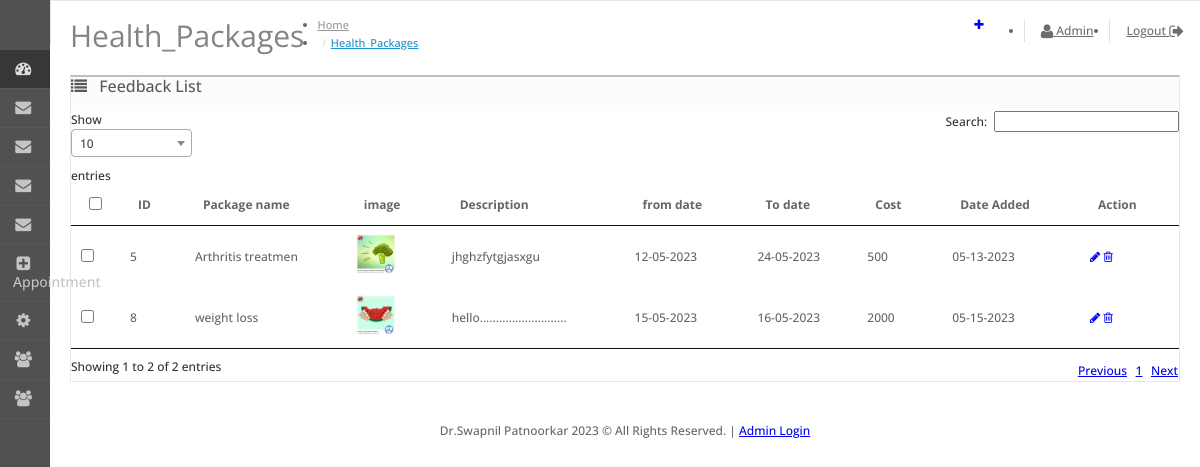
Page /admin/Health_Packages/health_packages.php (signed in) on the committed database.
### tables this page shows
CREATE TABLE `health_packages` (
  `id` int(11) NOT NULL,
  `gallery_image` varchar(200) NOT NULL,
  `description` text NOT NULL,
  `package_name` varchar(200) NOT NULL,
  `fromdate` date NOT NULL,
  `todate` date NOT NULL,
  `cost` int(11) NOT NULL,
  `date_added` timestamp NOT NULL DEFAULT current_timestamp() ON UPDATE current_timestamp()
);

CREATE TABLE `oc_master_company` (
  `id` int(11) NOT NULL,
  `company_name` varchar(100) NOT NULL,
  `address1` varchar(300) NOT NULL,
  `address2` varchar(300) NOT NULL,
  `area` varchar(100) NOT NULL,
  `city` varchar(100) NOT NULL,
  `pincode` int(11) NOT NULL,
  `state` varchar(100) NOT NULL,
  `contact_person` varchar(100) NOT NULL,
  `email` varchar(100) NOT NULL,
  `mobile` varchar(100) NOT NULL,
  `logo` varchar(100) NOT NULL,
  `gstn` varchar(100) NOT NULL,
  `pan` varchar(100) NOT NULL,
  `sms_url` varchar(1000) NOT NULL,
  `sms_username` varchar(100) NOT NULL,
  `sms_password` varchar(100) NOT NULL,
  `sms_sender_id` varchar(100) NOT NULL,
  `email_url` varchar(1000) NOT NULL,
  `email_username` varchar(100) NOT NULL,
  `email_password` varchar(100) NOT NULL,
  `date_updated` timestamp NOT NULL DEFAULT current_timestamp()
);

### admin/config/base_path.php (called while the page is built)
<?php
$base_path = "http://localhost/Bigmark/drswapnilpatnoorkar/";
?>

### admin/Health_Packages/health_packages.php (the view, shortened to what this page needs)
<?php
   include('../config.php');
   include('../includes/head-js-css.php');
?>
<body>
   <div id="container">
   <?php include('../includes/header.php');
   include('../includes/left-menu.php');
   ?>
   <div id="content">
     <div class="page-header">
        <div class="container-fluid">
           <div class="pull-right">
              <a href="<?php echo $base_path;?>admin/Health_Packages/add_health_packages.php" data-toggle="tooltip" title="Add New" class="btn btn-primary"><i class="fa fa-plus"></i></a>
           </div>
           <h1>Health_Packages</h1>
           <ul class="breadcrumb">
              <li><a href="<?php echo $base_path;?>admin/access.php">Home</a></li>
              <li><a href="<?php echo $base_path;?>admin/Health_Packages/health_packages.php">Health_Packages</a></li>
           </ul>
        </div>
     </div>
     <div class="container-fluid">
        <div class="panel panel-default">
           <div class="panel-heading">
              <h3 class="panel-title"><i class="fa fa-list"></i>
               <?php
                  if(isset($_GET['edit']))
                  {
                     echo "Update Gallery";
                  }elseif(isset($_GET['delete'])){
                     echo "Delete Gallery";
                  }else{
                     echo "Feedback List";
                  }
               ?>
              </h3>
           </div>
           <div class="panel-body">
            <?php
            if(!isset($_GET['edit']) && !isset($_GET['delete']))
            {
            ?>
             <form method="post" enctype="multipart/form-data" target="_blank" id="form-order">
                <div class="col-lg-12 col-xs-12 table-responsive">
                   <table class="table  table-bordered table-hover" id="dataTables-example" style="width:100%;">
                     <thead>
                       <tr>
                         <td style="width: 1px;" class="text-center">
                           <input type="checkbox" onClick="$('input[name*=\'selected\']').prop('checked', this.checked);" />
                         </td>
                         <td class="text-right text-info"> ID</td>
                         <td class="text-left text-info">Package name</td>
                         <td class="text-left text-info">image</td>
                         <td class="text-left text-info">Description</td>
                         <td class="text-left text-info">from date</td>
                         <td class="text-left text-info">To date</td>
                         <td class="text-left text-info">Cost</td>
                         <td class="text-left text-info">Date Added</td>
                         <td class="text-right text-info">Action</td>
                       </tr>
                     </thead>
                     <tbody>
                        <?php
                        $sql  = 'SELECT * FROM `health_packages`';
                        $data = mysqli_query($db,$sql);
                        $num = mysqli_num_rows($data);
                        if($num>0)
                        {
                           for($i=1;$i<=$num;$i++)
                           {
                            $row = mysqli_fetch_assoc($data);
                            ?>
                             <tr>
                                 <td class="text-center"><input type="checkbox" name="selected[]" value="<?php echo $row['id'];?>" />
                                 <td class="text-right"><?php echo $row['id'];?></td>
                                 <td class="text-left"><?php echo $row['package_name'];?></td>
                                 <td class="text-left"><img src="<?php $base_path;?>gallery_images/<?php echo $row['gallery_image'];?>" target="_blank" height="40px"></td>
                                 <td class="text-left"><?php echo $row['description'];?></td>
                                 <td class="text-left"><?php echo date('d-m-Y',strtotime($row['fromdate']));?></td>
                                 <td class="text-left"><?php echo date('d-m-Y',strtotime($row['todate']));?></td>
                                 <td class="text-left"><?php echo $row['cost'];?></td>
                                 <td class="text-left"><?php echo date("m-d-Y",strtotime($row['date_added']));?></td>
                                 <td class="text-right">
                                   <a href="<?php $base_path;?>admin/Health_Packages/health_packages.php?edit&id=<?php echo $row['id'];?>" data-toggle="tooltip" title="Edit" class="btn btn-primary"><i class="fa fa-pencil"></i></a>
                                   <a href="<?php $base_path;?>admin/Health_Packages/health_packages.php?delete&id=<?php echo $row['id']; ?>" onClick="javascript:return confirm('Do you really want to Delete...?')" data-toggle="tooltip" title="Delete" class="btn btn-danger"><i class="fa fa-trash-o"></i></a>
                                 </td>
                             </td>
                             <?php
                           }
                        }
                        ?>
                     </tbody>
                   </table>
                </div>
             </form>
            <?php
            }
            ?>
           </div>
        </div>
     </div>
     <link href="view/javascript/jquery/datetimepicker/bootstrap-datetimepicker.min.css" type="text/css" rel="stylesheet" media="screen" />
      </div>
   <?php include('../includes/footer.php');?>
   </body></html>

### admin/includes/footer.php (shortened to what this page needs)
<footer id="footer">
 <?=isset($company) && $company['company_name']!=''?$company['company_name']:'<a href="http://bigmarkretail.com">bigmarkretail.com</a>'?>
 <?=date('Y')?> &copy; All Rights Reserved.
|
<a href="<?=$base_path?>admin">Admin Login</a>
</footer>
</div>
<link href="https://cdnjs.cloudflare.com/ajax/libs/select2/4.0.6-rc.0/css/select2.min.css" rel="stylesheet" />
</body>
</html>

### admin/view/stylesheet/stylesheet.css (style rules this page uses)
html, body { height: 100%; margin: 0; padding: 0; font-family: 'Open Sans', sans-serif; font-size: 12px; color: #666666; font-weight: 500; line-height: 18px; text-rendering: optimizeLegibility; }
h1, h2, h3, h4, h5, h6, p { margin-top: 0; }
.page-header { vertical-align: middle; margin: 15px 0; padding: 0; border-bottom: none; }
.page-header h1 { font-family: 'Open Sans', sans-serif; font-weight: 400; font-size: 30px; color: #848484; display: inline-block; margin-bottom: 15px; }
.breadcrumb { display: inline-block; background: none; margin: 0; padding: 0 10px; }
.breadcrumb li a { color: #999999; font-size: 11px; padding: 0px; margin: 0px; }
.breadcrumb li:last-child a { color: #1e91cf; }
.breadcrumb li + li:before { content: "/"; font-family: FontAwesome; color: #BBBBBB; padding: 0 5px; }
#container { min-height: 100%; width: 100%; position: relative; }
.container-fluid { padding-left: 20px; padding-right: 20px; }
#content { padding-bottom: 40px; transition: all 0.3s; }
#column-left + #content { margin-left: 50px; }
#column-left + #content + #footer { margin-left: 50px; }
#footer { height: 100px; text-align: center; }
input[type="radio"], input[type="checkbox"] { margin: 2px 0 0; }
input[type="radio"], .radio input[type="radio"], .radio-inline input[type="radio"], input[type="checkbox"], .checkbox input[type="checkbox"], .checkbox-inline input[type="checkbox"] { position: relative; width: 13px; width: 16px \0; height: 13px; height: 16px \0; background: white; border: 1px solid #dcdcdc; border: 1px solid transparent \0; border-radius: 1px; }
.table thead td { font-weight: bold; }
.table thead > tr > td, .table tbody > tr > td { vertical-align: middle; }
.panel { border-radius: 0px; }
.panel .panel-heading { position: relative; }
.panel-heading h3 i { margin-right: 8px; -webkit-tap-highlight-color: rgba(0,0,0,0); }
.panel-heading i { font-size: 16px; font-weight: 500; }
.panel-heading h3 { font-size: 16px; font-weight: 500; display: inline-block; }
.panel-default { border: 1px solid #e8e8e8; border-top: 2px solid #bfbfbf; }
.panel-default .panel-heading { color: #595959; border-color: #e8e8e8; background: #fcfcfc; }

### rows in the picture
health_packages: id "5", package_name "Arthritis treatmen", gallery_image (picture), description "jhghzfytgjasxgu", fromdate "12-05-2023", todate "24-05-2023", cost "500", date_added "05-13-2023"
health_packages: id "8", package_name "weight loss", gallery_image (picture), description "hello...........................", fromdate "15-05-2023", todate "16-05-2023", cost "2000", date_added "05-15-2023"
oc_master_company: company_name "Dr.Swapnil Patnoorkar"

### other values in the picture
$_SESSION['admin_name'] "Admin"
